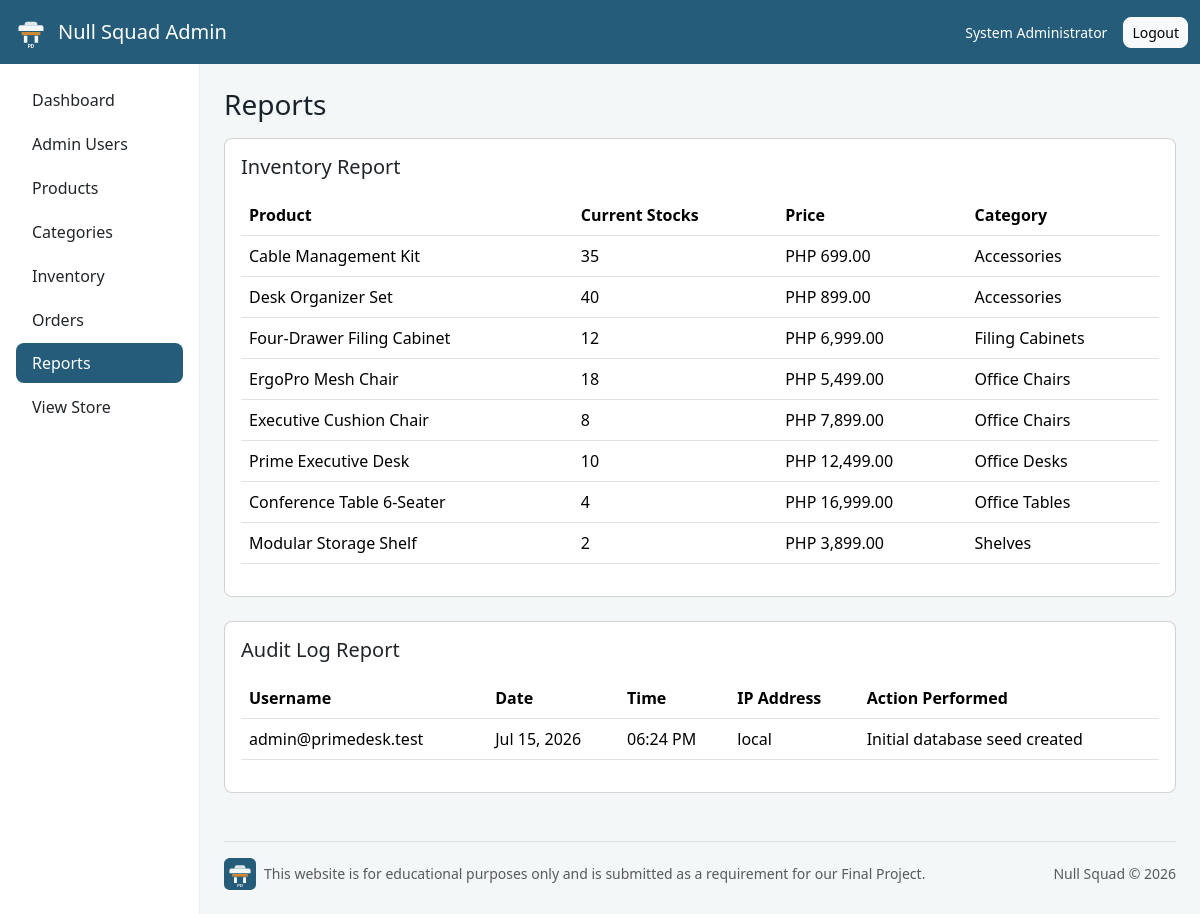
Screenshot of /admin/reports.php (signed in) with the database file from the repository.
### tables this page shows
CREATE TABLE inventory (
    id INT UNSIGNED AUTO_INCREMENT PRIMARY KEY,
    product_id INT UNSIGNED NOT NULL UNIQUE,
    quantity INT UNSIGNED NOT NULL DEFAULT 0,
    low_stock_threshold INT UNSIGNED NOT NULL DEFAULT 5,
    updated_at DATETIME DEFAULT NULL ON UPDATE CURRENT_TIMESTAMP,
    CONSTRAINT fk_inventory_product
        FOREIGN KEY (product_id) REFERENCES products(id)
        ON DELETE CASCADE
);

CREATE TABLE products (
    id INT UNSIGNED AUTO_INCREMENT PRIMARY KEY,
    category_id INT UNSIGNED NOT NULL,
    name VARCHAR(160) NOT NULL,
    description TEXT NOT NULL,
    price DECIMAL(10,2) NOT NULL DEFAULT 0.00,
    image VARCHAR(255) NULL,
    status ENUM('active', 'inactive') NOT NULL DEFAULT 'active',
    created_at DATETIME NOT NULL DEFAULT CURRENT_TIMESTAMP,
    updated_at DATETIME DEFAULT NULL ON UPDATE CURRENT_TIMESTAMP,
    INDEX idx_products_category (category_id),
    INDEX idx_products_name (name),
    CONSTRAINT fk_products_category
        FOREIGN KEY (category_id) REFERENCES categories(id)
        ON DELETE RESTRICT
);

CREATE TABLE categories (
    id INT UNSIGNED AUTO_INCREMENT PRIMARY KEY,
    name VARCHAR(100) NOT NULL UNIQUE,
    description TEXT NULL,
    status ENUM('active', 'inactive') NOT NULL DEFAULT 'active',
    created_at DATETIME NOT NULL DEFAULT CURRENT_TIMESTAMP
);

CREATE TABLE audit_logs (
    id INT UNSIGNED AUTO_INCREMENT PRIMARY KEY,
    user_id INT UNSIGNED NULL,
    username VARCHAR(160) NOT NULL,
    action VARCHAR(255) NOT NULL,
    ip_address VARCHAR(45) NULL,
    created_at DATETIME NOT NULL DEFAULT CURRENT_TIMESTAMP,
    INDEX idx_audit_created_at (created_at),
    CONSTRAINT fk_audit_user
        FOREIGN KEY (user_id) REFERENCES users(id)
        ON DELETE SET NULL
);

### includes/db.php (called while the page is built, shortened)
<?php
function db(): PDO
{
    static $pdo = null;
    if ($pdo instanceof PDO) {
        return $pdo;
    }
    $dsn = 'mysql:host=' . DB_HOST . ';dbname=' . DB_NAME . ';charset=utf8mb4';
    try {
        $pdo = new PDO($dsn, DB_USER, DB_PASS, [
            PDO::ATTR_ERRMODE => PDO::ERRMODE_EXCEPTION,
            PDO::ATTR_DEFAULT_FETCH_MODE => PDO::FETCH_ASSOC,
            PDO::ATTR_EMULATE_PREPARES => false,
        ]);
    } catch (PDOException $exception) {
        error_log('Database connection failed: ' . $exception->getMessage());
        throw new RuntimeException('Database connection failed. Please check config/config.php and import database/ecommerce_db.sql.');
    }
    return $pdo;
}

### functions/helpers.php (called while the page is built, shortened)
<?php
function e(mixed $value): string
{
    return htmlspecialchars((string) $value, ENT_QUOTES, 'UTF-8');
}
function money(float|int|string $amount): string
{
    return 'PHP ' . number_format((float) $amount, 2);
}

### admin/reports.php (the view, shortened to what this page needs)
<?php
$inventoryReport = db()->query(
    'SELECT p.name AS product, c.name AS category, p.price, i.quantity AS current_stocks
     FROM inventory i
     JOIN products p ON p.id = i.product_id
     JOIN categories c ON c.id = p.category_id
     ORDER BY c.name, p.name'
)->fetchAll();
$auditLogs = db()->query(
    'SELECT *
     FROM audit_logs
     ORDER BY created_at DESC
     LIMIT 100'
)->fetchAll();
include __DIR__ . '/../templates/admin_header.php';
?>
<div class="card mb-4">
    <div class="card-body">
        <h2 class="h5 mb-3">Inventory Report</h2>
        <div class="table-responsive">
            <table class="table align-middle">
                <thead><tr><th>Product</th><th>Current Stocks</th><th>Price</th><th>Category</th></tr></thead>
                <tbody>
                <?php foreach ($inventoryReport as $row): ?>
                    <tr>
                        <td><?= e($row['product']) ?></td>
                        <td><?= (int) $row['current_stocks'] ?></td>
                        <td><?= e(money($row['price'])) ?></td>
                        <td><?= e($row['category']) ?></td>
                    </tr>
                <?php endforeach; ?>
                </tbody>
            </table>
        </div>
    </div>
</div>
<div class="card">
    <div class="card-body">
        <h2 class="h5 mb-3">Audit Log Report</h2>
        <div class="table-responsive">
            <table class="table align-middle">
                <thead><tr><th>Username</th><th>Date</th><th>Time</th><th>IP Address</th><th>Action Performed</th></tr></thead>
                <tbody>
                <?php foreach ($auditLogs as $log): ?>
                    <tr>
                        <td><?= e($log['username']) ?></td>
                        <td><?= e(date('M d, Y', strtotime($log['created_at']))) ?></td>
                        <td><?= e(date('h:i A', strtotime($log['created_at']))) ?></td>
                        <td><?= e($log['ip_address'] ?? '') ?></td>
                        <td><?= e($log['action']) ?></td>
                    </tr>
                <?php endforeach; ?>
                </tbody>
            </table>
        </div>
    </div>
</div>
<?php include __DIR__ . '/../templates/admin_footer.php'; ?>

### assets/css/styles.css (style rules this page uses)
:root { --pd-primary: #245c7a; --pd-primary-dark: #14394d; --pd-accent: #d18a34; --pd-ink: #18222b; --pd-muted: #65737f; --pd-surface: #f6f8f7; }
body { color: var(--pd-ink); background: #ffffff; }
.btn, .card, .form-control, .form-select, .alert, .list-group-item, .modal-content { border-radius: 8px; }
.admin-body { background: #f4f7f8; }

### rows the page displays
inventory: product.name "Cable Management Kit", quantity "35", product.price "PHP 699.00", categories.name "Accessories"
inventory: product.name "Desk Organizer Set", quantity "40", product.price "PHP 899.00", categories.name "Accessories"
inventory: product.name "Four-Drawer Filing Cabinet", quantity "12", product.price "PHP 6,999.00", categories.name "Filing Cabinets"
inventory: product.name "ErgoPro Mesh Chair", quantity "18", product.price "PHP 5,499.00", categories.name "Office Chairs"
inventory: product.name "Executive Cushion Chair", quantity "8", product.price "PHP 7,899.00", categories.name "Office Chairs"
inventory: product.name "Prime Executive Desk", quantity "10", product.price "PHP 12,499.00", categories.name "Office Desks"
inventory: product.name "Conference Table 6-Seater", quantity "4", product.price "PHP 16,999.00", categories.name "Office Tables"
inventory: product.name "Modular Storage Shelf", quantity "2", product.price "PHP 3,899.00", categories.name "Shelves"
audit_logs: username "admin@primedesk.test", created_at "Jul 15, 2026", created_at "06:24 PM", ip_address "local", action "Initial database seed created"

### other values shown
APP_SHORT_NAME "Null Squad"
current_user()['full_name'] "System Administrator"
$pageTitle "Reports"
EDUCATIONAL_FOOTER "This website is for educational purposes only and is submitted as a requirement for our Final Project."
GROUP_NAME "Null Squad"
